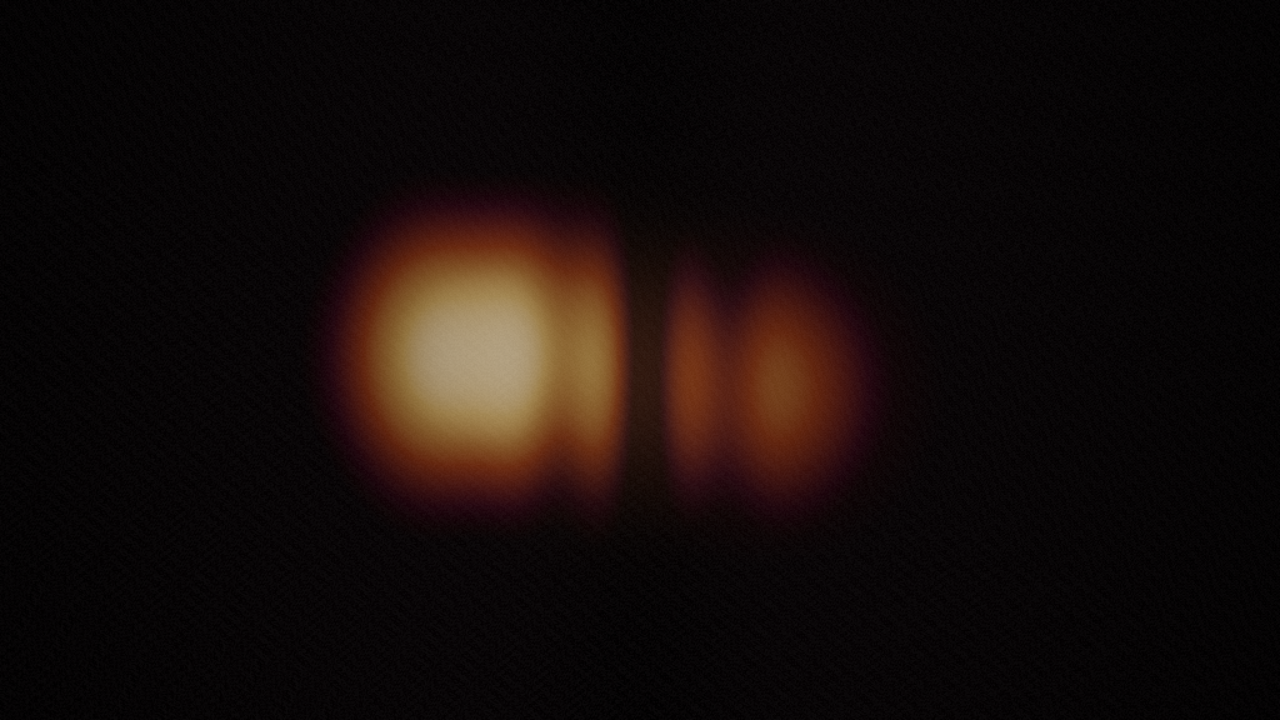
#> input picture pieces/days-without-you/inspect-interaction/drift-0.png, 1280 x 720 px
$ python -i aesthetic-metrics.py   (imports and definitions only)
#> lines starting #> are read from the running program, lines starting #| are printed output that depends on the picture; after the words box and inside, x2 and y2 are one past the last pixel; in counts of white or black regions, pixels touching at a corner belong together
#> in still_metrics, img is the input picture: PIL image 1280x720 RGB; mean R, G, B 20.3, 11.6, 9.7
#!/usr/bin/env python3
# ABOUTME: Stage-1 binary aesthetic metrics (still-based) from the critic-rework
# ABOUTME: research — computes per-still/per-piece tests and calibrates on the corpus.
#
# Usage:
#   python3 bin/aesthetic-metrics.py piece <slug>          # metrics for one piece
#   python3 bin/aesthetic-metrics.py calibrate             # whole graded corpus →
#                                                          # learning/calibration-stage1.md
#
# Tests implemented (numbers = research-report markers,
# learning/research-binary-beauty-tests.md):
#   per-still : squint_macro #1 · rms_contrast #12 · warm_arc #10 ·
#               lum_not_hue #11 · no_blowout #14 · one_over_f #5 ·
#               empty_zones #7 · depth_octaves #41 · dominant_hues #15
#   per-piece : arc #38 · hue_drift_smooth #13 · layout_varies #8
#
# All thresholds are CALIBRATION KNOBS (see THRESH) — the research mandates
# setting them from the corpus, not from theory. The defaults encode the
# report's proposed starting values plus the house warm arc.

import json
import math
import re
import sys
from pathlib import Path

import numpy as np
from PIL import Image

REPO = Path(__file__).resolve().parent.parent

# Thresholds CORPUS-FITTED 2026-06-12 on the 14 positive-tier pieces (p10/p90
# of per-still value distributions, padded) — the research-report theory
# numbers (in trailing comments) mostly did NOT transfer to the house
# near-black glow aesthetic. See learning/calibration-stage1.md §Findings.
THRESH = {
    "rms_contrast_min": 0.03,        # 12 — collapse guard. Theory said 0.15; positive-tier p10 is 0.037
    "squint_region_lo": 0.005,       # 1  — theory 0.05; positive-tier p10 is 0.007
    "squint_region_hi": 0.50,        # 1  — theory 0.30; positive-tier p90 is 0.454
    # Re-fit 2026-06-12 (kinetic-energy-v3 filed trigger + corpus sweep): a
    # single 0.6 light-mask was blind to dim-figure AND inverted (dark-figure-
    # on-light-ground, e.g. ink-bloom) compositions. The squint now tests two
    # squint strengths x both polarities; the piece aggregates at >=75% of
    # core stills (AGG_FRACTION) instead of all-stills. Sweep: 7/13 -> 12/13
    # positives, with the one remaining fail (chamber) a true full-frame-
    # texture fail.
    "squint_mask_levels": (0.45, 0.60),
    "warm_arc_deg": (315.0, 75.0),   # 10 — house warm hues, wrapping through 0°
    "warm_frac_min": 0.90,           # 10 — works as-is; flags sanctioned cold/blue pieces (needs meta exception flag)
    "sat_min": 0.25,                 # hue stats: pixel counts as "colored" above this S
    "val_min": 0.15,                 # ...and above this V (near-black hue is noise)
    "lum_range_min": 0.15,           # 11 — theory 0.50; positive-tier p10 is 0.161
    "hue_spread_max_deg": 25.0,      # 11 — theory 60; house discipline is far tighter (p90 = 16.7)
    "blowout_meanL": 0.70,           # 14 — works as-is (14/14 positives pass)
    "blowout_chrange": 0.10,         # 14
    "one_over_f_band": (-4.5, -2.2), # 5  — theory (-2.6,-1.6); house glow fields sit at p10 -4.3 / p90 -2.4
    "empty_zone_frac": 0.10,         # 7  — DESCRIPTIVE ONLY: positives median 0.9%; verdicts don't gate on this
    "empty_zone_level": 0.10,        # 7
    "depth_octaves_min": 3,          # 41 — works as-is (9/14)
    "band_energy_min": 0.02,         # 41
    "dominant_hue_clusters_max": 3,  # 15 — works as-is (14/14)
    "arc_min_over_max": 0.65,        # 38 — WEAK PROXY (mean-L per still); real arc test needs clip energy (Stage 2)
    "hue_jump_max_deg": 40.0,        # 13 — works as-is (11/14)
    "layout_corr_max": 0.80,         # 8  — works as-is (13/14)
}


def luminance(img):
    a = np.asarray(img.convert("RGB"), dtype=np.float64) / 255.0
    return 0.2126 * a[..., 0] + 0.7152 * a[..., 1] + 0.0722 * a[..., 2], a


def hsv_arrays(img):
    h, s, v = [np.asarray(c, dtype=np.float64) for c in img.convert("RGB").convert("HSV").split()]
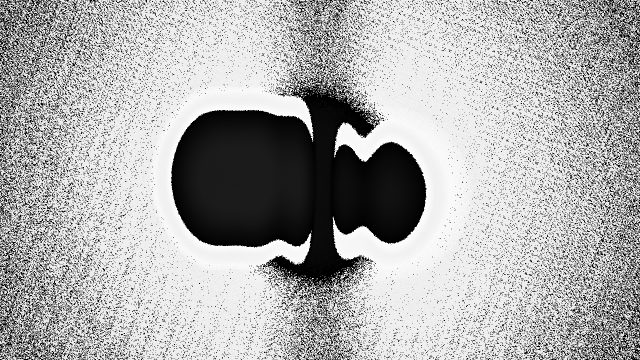
#> h: shape (720, 1280) float64 (shown at 1/2 size); min 0, max 254, mean 172.2
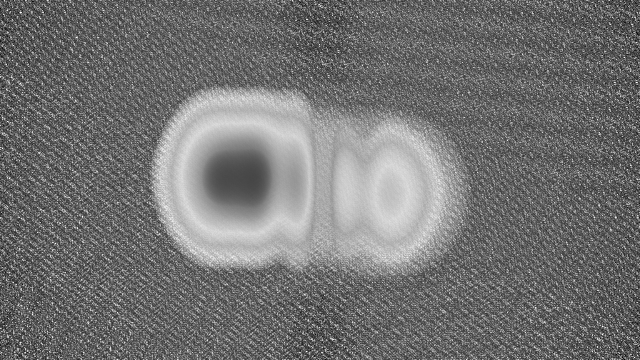
#> s: shape (720, 1280) float64 (shown at 1/2 size); min 0, max 255, mean 114.7
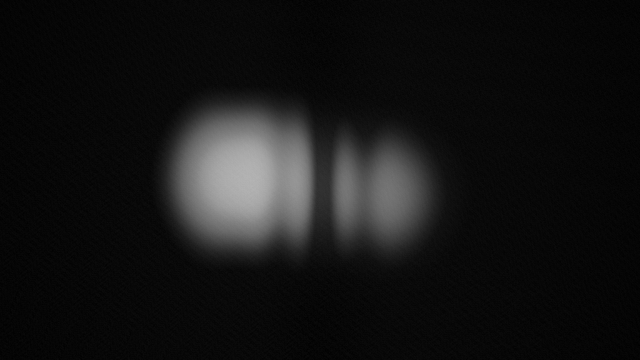
#> v: shape (720, 1280) float64 (shown at 1/2 size); min 0, max 181, mean 20.3
    return h * (360.0 / 255.0), s / 255.0, v / 255.0


def connected_fraction(mask):
    """Largest 8-connected component as a fraction of the mask's grid (BFS, no scipy)."""
    h, w = mask.shape
    seen = np.zeros_like(mask, dtype=bool)
    best = 0
    for i in range(h):
        for j in range(w):
            if mask[i, j] and not seen[i, j]:
                stack, size = [(i, j)], 0
                seen[i, j] = True
                while stack:
                    y, x = stack.pop()
                    size += 1
                    for dy in (-1, 0, 1):
                        for dx in (-1, 0, 1):
                            ny, nx = y + dy, x + dx
                            if 0 <= ny < h and 0 <= nx < w and mask[ny, nx] and not seen[ny, nx]:
                                seen[ny, nx] = True
                                stack.append((ny, nx))
                best = max(best, size)
    return best / mask.size


def radial_power(L):
    """Radially averaged power spectrum of a Hann-windowed center square crop."""
    n = min(L.shape)
    y0, x0 = (L.shape[0] - n) // 2, (L.shape[1] - n) // 2
    sq = L[y0:y0 + n, x0:x0 + n]
    win = np.outer(np.hanning(n), np.hanning(n))
    F = np.fft.fftshift(np.fft.fft2((sq - sq.mean()) * win))
    P = np.abs(F) ** 2
    yy, xx = np.indices(P.shape)
    r = np.hypot(yy - n / 2, xx - n / 2).astype(int)
    radial = np.bincount(r.ravel(), P.ravel()) / np.maximum(np.bincount(r.ravel()), 1)
    return radial, n


def circular_stats(deg):
    rad = np.deg2rad(deg)
    z = np.exp(1j * rad)
    R = np.abs(z.mean())
    mean = (np.rad2deg(np.angle(z.mean()))) % 360.0
    std = math.degrees(math.sqrt(max(0.0, -2.0 * math.log(max(R, 1e-12)))))
    return mean, std


def in_warm_arc(h):
    lo, hi = THRESH["warm_arc_deg"]
    return (h >= lo) | (h <= hi) if lo > hi else (h >= lo) & (h <= hi)


def still_metrics(path):
    img = Image.open(path)
    L, rgb = luminance(img)
    H, S, V = hsv_arrays(img)
    m = {}

    rms = float(L.std())
#> rms = 0.0986
    m["rms_contrast"] = {"value": round(rms, 4), "pass": rms >= THRESH["rms_contrast_min"]}

    L32 = np.asarray(img.convert("L").resize((32, 32), Image.LANCZOS), dtype=np.float64) / 255.0
    span = L32.max() - L32.min()
#> span = 0.62
    norm = (L32 - L32.min()) / (span + 1e-9)
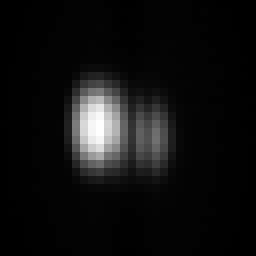
#> norm: shape (32, 32) float64 (shown 8 times larger); min 0, max 1, mean 0.0637
    lo, hi = THRESH["squint_region_lo"], THRESH["squint_region_hi"]
    best, ok = 0.0, False
    if span > 1e-3:
        for lv in THRESH["squint_mask_levels"]:
            for mask in (norm > lv, norm < (1.0 - lv)):   # light figure OR dark figure
                frac = connected_fraction(mask)
                if lo <= frac <= hi:
                    ok, best = True, frac
                    break
                best = max(best, frac if frac <= hi else 0.0)
            if ok:
                break
    m["squint_macro"] = {"value": round(best, 4), "pass": bool(ok and rms >= THRESH["rms_contrast_min"])}

    mean_l = float(L.mean())
#> mean_l = 0.0523
    chrange = float((rgb.max(axis=2) - rgb.min(axis=2)).mean())
#> chrange = 0.0454
    m["no_blowout"] = {"value": {"mean_l": round(mean_l, 3), "ch_range": round(chrange, 3)},
                       "pass": not (mean_l > THRESH["blowout_meanL"] and chrange < THRESH["blowout_chrange"])}

    p99 = np.percentile(L, 99)
#> p99 = 0.568
    dark = float((L < THRESH["empty_zone_level"] * max(p99, 1e-6)).mean())
#> dark = 0.857
    m["empty_zones"] = {"value": round(dark, 3), "pass": dark >= THRESH["empty_zone_frac"]}

    radial, n = radial_power(L)
#> in radial_power, `sq = L[y0:y0 + n, x0:x0 + n]`:
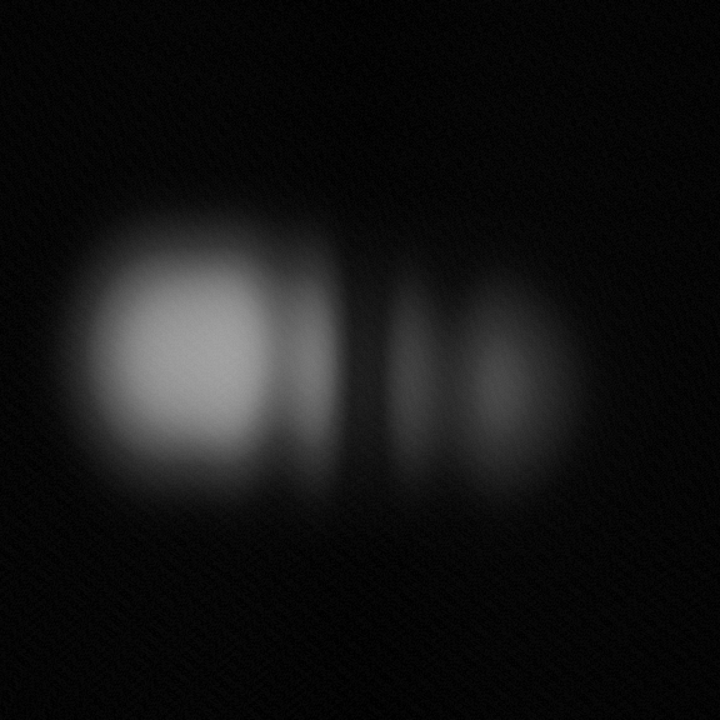
#> sq: shape (720, 720) float64; min 0, max 0.645, mean 0.079
#> in radial_power, `radial = np.bincount(r.ravel(), P.ravel()) / np.maximum(np.bincount(r...`: radial = 510 values, max 103145961.9 at index 0, min 0.036 at index 509, mean 440740.4
#> n = 720
    f = np.arange(len(radial))
#> f = 510 values from 0 to 509
    band = (f >= 4) & (f <= n // 4) & (radial > 0)
    slope = float(np.polyfit(np.log(f[band]), np.log(radial[band]), 1)[0]) if band.sum() > 8 else 0.0
#> slope = -2.46
    lo, hi = THRESH["one_over_f_band"]
    m["one_over_f"] = {"value": round(slope, 3), "pass": lo <= slope <= hi}

    total = radial[band].sum()
#> total = 1293054.8
    octaves = 0
    k = 4
    while k * 2 <= n // 4:
        e = radial[(f >= k) & (f < k * 2)].sum() / max(total, 1e-12)
        if e >= THRESH["band_energy_min"]:
            octaves += 1
        k *= 2
#> this loop made 5 passes
#> (e, octaves, k) on passes 1 to 2: (0.636, 1, 8), (0.359, 2, 16)
#> after the loop, k = 128; octaves = 2
    m["depth_octaves"] = {"value": octaves, "pass": octaves >= THRESH["depth_octaves_min"]}

    sat = (S >= THRESH["sat_min"]) & (V >= THRESH["val_min"])
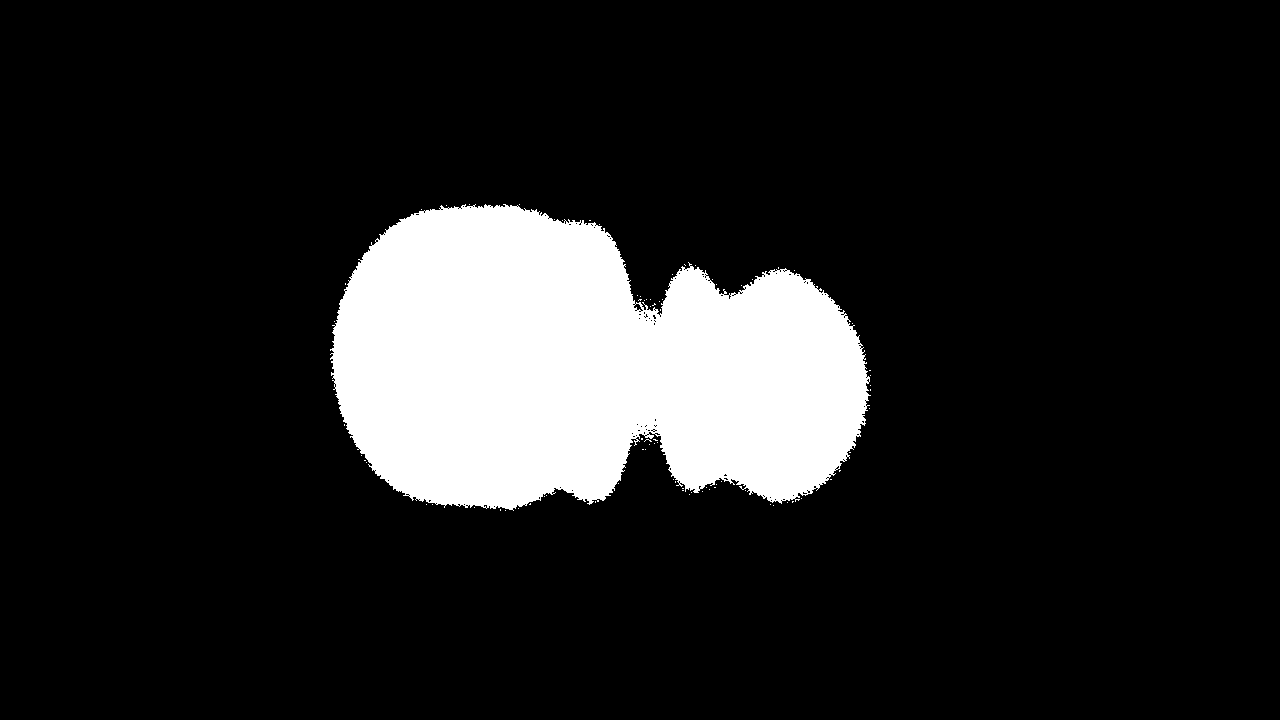
#> sat: shape (720, 1280) bool; 13.2% white; 81 white regions (80 under 20 px), largest, box (x1, y1, x2, y2) and area: (330, 204, 871, 511) 121745
    sat_frac = float(sat.mean())
#> sat_frac = 0.132
    if sat_frac < 0.005:
        m["warm_arc"] = {"value": None, "pass": True, "note": "near-monochrome (<0.5% colored px)"}
        m["lum_not_hue"] = {"value": None, "pass": True, "note": "near-monochrome"}
        m["dominant_hues"] = {"value": 0, "pass": True}
        m["_hue_mean"] = None
    else:
        hues = H[sat]
        warm = float(in_warm_arc(hues).mean())
#> warm = 1
        m["warm_arc"] = {"value": round(warm, 4), "pass": warm >= THRESH["warm_frac_min"]}
        hmean, hstd = circular_stats(hues)
#> in circular_stats, `R = np.abs(z.mean())`: R = 0.966
#> in circular_stats, `mean = (np.rad2deg(np.angle(z.mean()))) % 360.0`: mean = 15.9
#> in circular_stats, `std = math.degrees(math.sqrt(max(0.0, -2.0 * math.log(max(R, 1e-12)))))`: std = 15.06
#> hmean = 15.9; hstd = 15.06
        lrange = float(np.percentile(L, 99) - np.percentile(L, 1))
#> lrange = 0.566
        m["lum_not_hue"] = {"value": {"l_range": round(lrange, 3), "hue_std": round(hstd, 1)},
                            "pass": lrange > THRESH["lum_range_min"] and hstd < THRESH["hue_spread_max_deg"]}
        hist, _ = np.histogram(hues, bins=24, range=(0, 360))
#> hist = 24 values, max 42300 at index 0, min 0 at index 3, mean 5078
        big = hist / max(hist.sum(), 1) >= 0.05
        # merge adjacent 15° bins (circularly) into hue clusters
        clusters = int(np.sum(big & ~np.roll(big, 1))) if big.any() else 0
#> clusters = 1
        if big.all():
            clusters = 1
        m["dominant_hues"] = {"value": clusters, "pass": clusters <= THRESH["dominant_hue_clusters_max"]}
        m["_hue_mean"] = hmean

    m["_mean_l"] = mean_l
    m["_l32"] = norm.ravel().tolist()
    return m


# [32 lines left out: function piece_metrics, not called in this run]


# ---------- Stage-2 clip metrics (optical flow + divergence) ----------
#
# Implements the research report's motion markers from the existing
# multi-window clips: trackability #16 (flow-warping error — Lai 2018 — plus
# pursuit-speed ceiling), jerk #17, never-frozen #19, motion dynamic range
# (#28 adapted: lowest-motion window vs highest), and two-timescale
# divergence #22/#23 (pairwise NCD on luminance-normalized frame stacks +
# flow-histogram distance). Windows are the harness's 5 s clips — an
# approximation of the doctrine's 20 s windows until the harness captures
# longer ones (knob: clip duration lives in bin/inspect-music.mjs).

import lzma

CLIP_THRESH = {
    "flow_scale": (256, 144),     # decode size for flow (speed/quality tradeoff)
    "frame_step": 2,              # use every 2nd frame (≈30 fps effective)
    "px_per_deg": 36.6 * (256 / 1280.0),  # 1280 px ≅ 35° full-screen assumption, rescaled
    # Corpus-fitted 2026-06-12; warp_err re-fit 2026-06-20 on n=53 clips /
    # 9 positive pieces (kinetic-energy-v5 filed trigger). The old 0.12 was
    # fitted on n=25/4 before any always-on sub-beat-shimmer piece entered the
    # corpus; it false-failed 6 of 9 current positives (warp_err to 0.54 on
    # surfin-at-mazatlan, a ship-it). warp_err is the COARSE "catastrophic
    # noise" guard (pure frame-to-frame noise → normalized warp ≈ 1.0); the
    # fine trackability signal is jerk_smooth (0.30) + pursuit speed (30 deg/s).
    # Set to corpus max 0.5437 + ~10% margin so legitimate shimmer/fast motion
    # passes while incoherent noise still fails.
    "pursuit_deg_s_max": 30.0,    # 16 — pursuit ceiling (Meyer 1985); corpus speeds sit far below
    "warp_err_max": 0.60,         # 16 — positives span to 0.54 (p50 0.065, p90 0.23, max 0.54)
    "frozen_floor": 0.0005,       # 19 — positives' quiet windows reach 0.0008; sub-beat shimmer
                                  #      is below flow resolution at 256px — catches true freezes only
    "jerk_max": 0.30,             # 17 — re-fit 2026-06-12 per kinetic-energy-v3 filed trigger:
                                  #      0.2064 measured on a verified zero-teleport peak clip
                                  #      (beat impulses + defocus breathing inflate flow jerk);
                                  #      ceiling moved to verified-good max + margin
    "ncd_min": 0.90,              # 22 — positives p10 = 0.94 (lzma NCD); a looping piece compresses lower
    "flowhist_min": 0.002,        # 23 — count-normalized hists are small-magnitude; positives p50 = 0.0075
    "dyn_range_max": 0.55,        # 28 — positives p50 = 0.27
}


# [116 lines left out: functions decode_clip, clip_metrics, ncd, piece_clip_metrics, not called in this run]


# ---------- Stage-3 interaction metrics (from bin/inspect-interaction.mjs) ----------

INTER_THRESH = {
    "triptych_corr_max": 0.90,   # 31 — some cursor-position pair must differ structurally
    "reversibility_corr_min": 0.92,  # 32 — a→b→a returns the frame (stateful pieces legitimately fail → n/a-stateful via meta)
    "dominance_delta_max": 0.30,     # 33 — with/without-cursor energy delta ≤ 30% (uncalibrated fallback)
    "dominance_null_factor": 2.0,    # 33 — calibrated: hold-vs-music delta ≤ 2x the music-vs-music chaos floor
    "solo_corr_max": 0.80,           # 44 — every pair of layer solos must be distinct
    "additive_residual_min": 0.10,   # 43 — composite must differ from the additive sum of solos
}


def _gray_vec(path, size=(32, 32)):
    img = Image.open(path).convert("L").resize(size, Image.LANCZOS)
    return np.asarray(img, dtype=np.float64).ravel() / 255.0


# [196 lines left out: functions _corr, interaction_metrics, not called in this run]


# ---------- corpus calibration ----------

POSITIVE = {"chef-doeuvre", "ship-it", "shipped"}
VERSION_RE = re.compile(r"^([a-z0-9-]+?)-(v\d+(?:-i\d+)?(?:-blocked)?|blocked)\.md$")

# Tests that hard-gate (passed 14/14 positives at calibration 2026-06-12).
# Everything else is advisory until the negative corpus exists.
HARD_GATES = ["no_blowout", "dominant_hues"]

# Per-test piece-level aggregation over core stills. Default: every core
# still must pass. squint_macro allows one outlier section (peak floods and
# near-black moments legitimately have no banded region): >= 75% of stills.
AGG_FRACTION = {"squint_macro": 0.75}


def agg_pass(test, results):
    need = AGG_FRACTION.get(test, 1.0)
    return (sum(bool(r) for r in results) / max(len(results), 1)) >= need


# [156 lines left out: functions palette_exception, apply_palette_exception, latest_verdicts, stills_for, calibrate, main, not called in this run]


# [2 lines not run here, left out]

>>> result = still_metrics('../pieces/days-without-you/inspect-interaction/drift-0.png')
#> result = 12 items
